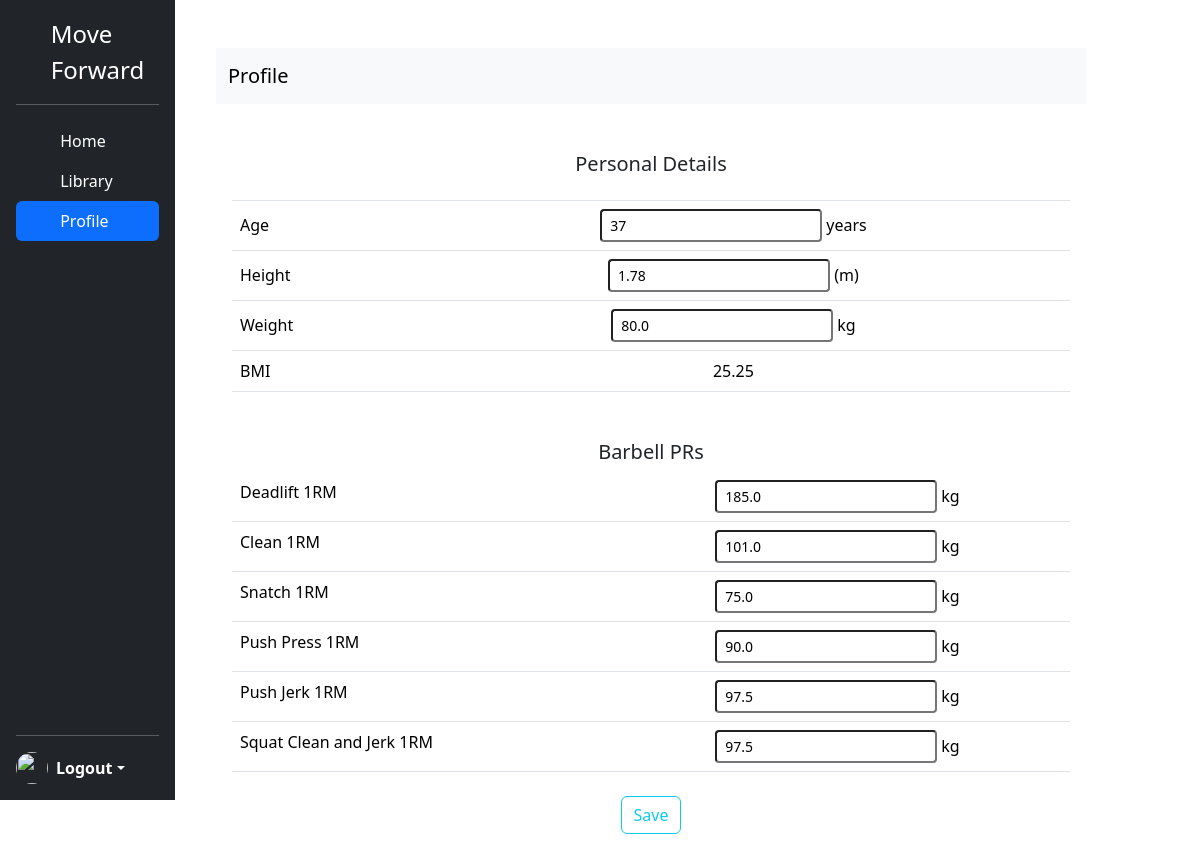
/profile (signed in), run on an earlier commit of the app's database.
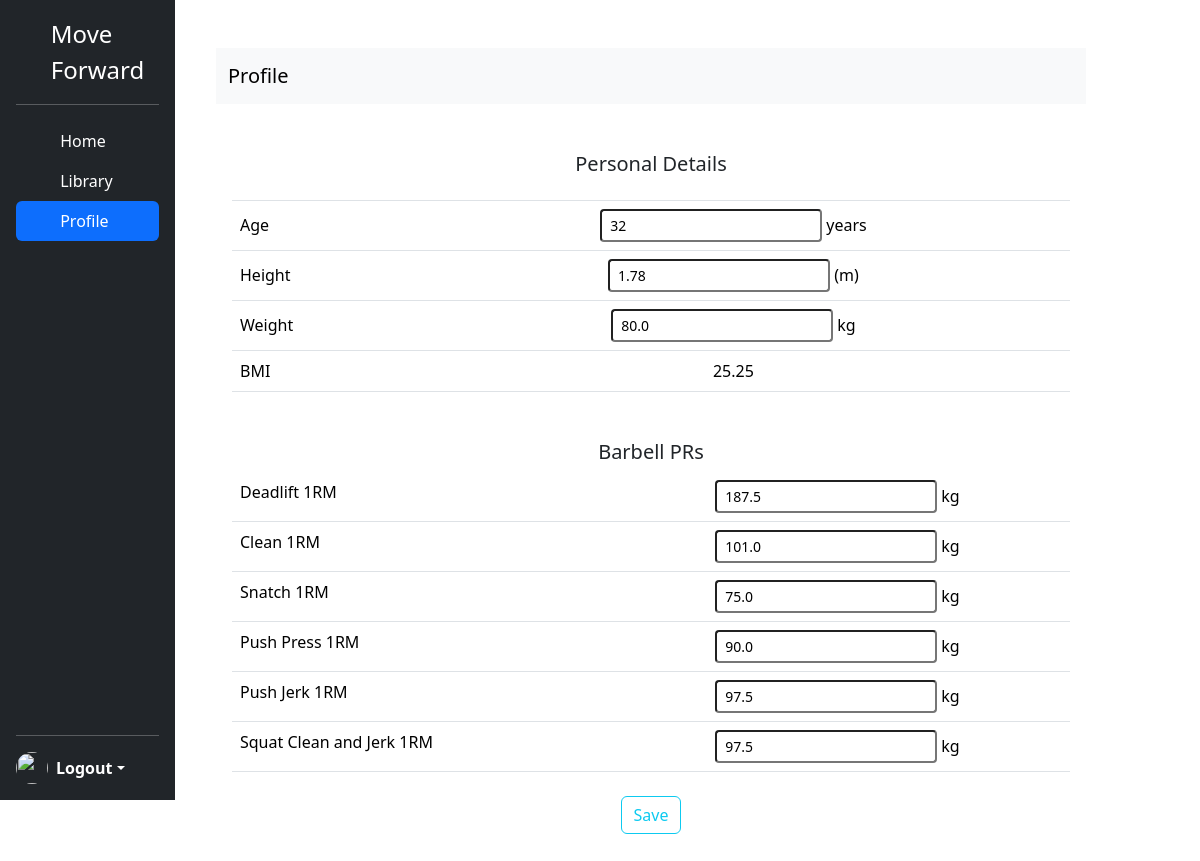
And on a later commit of the database.
### tables this page shows
CREATE TABLE users (id INTEGER PRIMARY KEY AUTOINCREMENT NOT NULL, username TEXT NOT NULL, hash TEXT NOT NULL, age INTEGER, height DOUBLE, weight DOUBLE);

CREATE TABLE barbel_movement(bb_movement_id INTEGER PRIMARY KEY AUTOINCREMENT, bb_movement_name TEXT, one_rep_max FLOAT, user_id INTEGER, FOREIGN KEY (user_id) REFERENCES users(id));

### app.py (the view, shortened to what this page needs)
@app.route("/profile", methods=["GET", "POST"])
@login_required
def barbells():
    user = session["user_id"]
    current_values = {
        "Deadlift 1RM": None,
        "Clean 1RM": None,
        "Snatch 1RM": None,
        "Push Press 1RM": None,
        "Push Jerk 1RM": None,
        "Squat Clean and Jerk 1RM": None,
    }
    current_age = None
    current_height = None
    current_weight = None
    try:
        con = sqlite3.connect('moveforward.db')
        cursor = con.cursor()
        cursor.execute(
                "UPDATE users SET age = 1, height = 1, weight = 1 WHERE id = ?",
                (user,)
            )
        con.commit()
        for movement_name in current_values.keys():
            cursor.execute(
                "SELECT one_rep_max FROM barbel_movement WHERE user_id = ? AND bb_movement_name = ?",
                (user, movement_name)
            )
            result = cursor.fetchone()
            current_values[movement_name] = result[0] if result else None
        cursor.execute(
            "SELECT age, height, weight FROM users WHERE id = ?",
            (user,)
        )
        user_data = cursor.fetchone()
        if user_data:
            current_age, current_height, current_weight = user_data
        bmi = float(current_weight) / (float(current_height) * float(current_height))
        bmi = str(round(bmi,2))
    except sqlite3.Error as error:
        print("Database error:", error)
        return f"Database Error: {error}"
    finally:
        if con:
            con.close()
    return render_template("profile.html", current_values=current_values, current_age=current_age, current_height=current_height, current_weight=current_weight, bmi=bmi)

### app.py (called while the page is built)
@app.after_request
def after_request(response):
    response.headers["Cache-Control"] = "no-cache, no-store, must-revalidate"
    response.headers["Expires"] = 0
    response.headers["Pragma"] = "no-cache"
    return response

### helpers.py (called while the page is built)
def login_required(f):
    @wraps(f)
    def decorated_function(*args, **kwargs):
        if session.get("user_id") is None:
            return redirect("/login")
        return f(*args, **kwargs)
    return decorated_function

### templates/profile.html (shortened to what this page needs)
{% extends "layout.html" %}
{% block navbar_class_profile %} active {% endblock%}
{% block main %}
<nav class="navbar navbar-expand-lg bg-body-tertiary">
    <div class="container-fluid">
      <a class="navbar-brand text-center">Profile</a>
      </div>
  </nav>
  <main class="col-md-12 ms-sm-auto col-lg-12 px-md-3">
    <div class="content">
      <form action="profile" method="POST">
      <table class="table">
        <tr>
          <thead><h5 class="mt-5">
            <th colspan="2" class="text-center"></th>
            <h5>Personal Details</h5>
          </thead>
        </tr>
        <tr>
          <td class="text-start align-middle">Age</td>
          <td><input class="form control form-control-sm" type="number" name="age" placeholder="Age" value="{{ current_age if current_age else '' }}"> years</td>
        </tr>
        <tr>
          <td class="text-start align-middle">Height</td>
          <td><input class="form control form-control-sm" type="number" step="0.01" name="height" placeholder="Height (m)" value="{{ current_height if current_height else '' }}"> (m)</td>
        </tr>
        <tr>
          <td class="text-start align-middle">Weight</td>
          <td><input class="form control form-control-sm" type="number" step="0.01" name="weight" placeholder="Weight (kg)" value="{{ current_weight if current_weight else '' }}"> kg</td>
        </tr>
        <tr>
          <td class="text-start align-middle">BMI</td>
          <td>{{bmi}}</td>
        </tr>
      </table>
    <table class="table">
      <tr>
        <thead> <h5 class="mt-5">Barbell PRs</h5></thead>
      </tr>
      <tr>
        <td class="text-start">Deadlift 1RM</td>
        <td><input class="form control form-control-sm" type="number" step="0.25" name="1rep_max_deadlift" value="{{ current_values['Deadlift 1RM'] if current_values['Deadlift 1RM'] else '' }}"> kg</td>
      </tr>
      <tr>
        <td class="text-start">Clean 1RM</td>
        <td><input class="form control form-control-sm" type="number" step="0.25" name="1rep_max_clean" value="{{ current_values['Clean 1RM'] if current_values['Clean 1RM'] else '' }}"> kg</td>
      </tr>
      <tr>
        <td class="text-start">Snatch 1RM</td>
        <td><input class="form control form-control-sm" type="number" step="0.25" name="1rep_max_snatch" value="{{ current_values['Snatch 1RM'] if current_values['Snatch 1RM'] else '' }}"> kg</td>
      </tr>
      <tr>
        <td class="text-start">Push Press 1RM</td>
        <td><input class="form control form-control-sm" type="number" step="0.25" name="1rep_max_pushpress" value="{{ current_values['Push Press 1RM'] if current_values['Push Press 1RM'] else '' }}"> kg</td>
      </tr>
      <tr>
        <td class="text-start">Push Jerk 1RM</td>
        <td><input class="form control form-control-sm" type="number" step="0.25" name="1rep_max_pushjerk" value="{{ current_values['Push Jerk 1RM'] if current_values['Push Jerk 1RM'] else '' }}"> kg</td>
      </tr>
      <tr>
        <td class="text-start">Squat Clean and Jerk 1RM</td>
        <td><input class="form control form-control-sm" type="number" step="0.25" name="1rep_max_squat_clean_and_jerk" value="{{ current_values['Squat Clean and Jerk 1RM'] if current_values['Squat Clean and Jerk 1RM'] else '' }}"> kg</td>
      </tr>
    </table>
    <button class="btn btn-outline-info mt-2" type="submit">Save</button>
    </form>
    </div>
  </main>
{% endblock %}

### templates/layout.html (shortened to what this page needs)
<!DOCTYPE html>
<html lang="en">
<head>
  <link href="https://cdn.jsdelivr.net/npm/bootstrap@5.3.2/dist/css/bootstrap.min.css" rel="stylesheet">
</head>
<body>
  <div class ="page-container">
    <div class="content-wrap">
      <div class="row">
              <div class="col-md-2">
                  <div class="d-flex flex-column flex-shrink-0 p-3 text-white bg-dark fixed-top" style="width: 175px; height: 100vh">
                    <a href="/calendar" class="d-flex align-items-center mb-3 mb-md-0 me-md-auto text-white text-decoration-none">
                      <svg class="bi me-2" width="40" height="32"><use xlink:href="#bootstrap"/></svg>
                      <span class="fs-4">Move Forward</span>
                    </a>
                    <hr>
                    <ul class="nav nav-pills flex-column mb-auto">
                      <li class="nav-item">
                        <a href="/calendar" class="nav-link text-white {% block navbar_class_calendar%}{% endblock %}" aria-current="page">
                          <svg class="bi me-2" width="16" height="16"><use xlink:href="/calendar"/></svg>
                          Home
                        </a>
                      </li>
                      <li>
                        <a href="/exercises" class="nav-link text-white {% block navbar_class_library %}{% endblock %}">
                          <svg class="bi me-2" width="16" height="16"><use xlink:href="/exercises"/></svg>
                          Library
                        </a>
                      </li>
                      <li>
                        <a href="/profile" class="nav-link text-white {% block navbar_class_profile %}{% endblock %}">
                          <svg class="bi me-2" width="16" height="16"><use xlink:href="/profile"/></svg>
                          Profile
                        </a>
                      </li>
                    </ul>
                    <hr>
                    <div class="dropdown">
                      <a href="#" class="d-flex align-items-center text-white text-decoration-none dropdown-toggle" id="dropdownUser1" data-bs-toggle="dropdown" aria-expanded="false">
                        <img src="" alt="" width="32" height="32" class="rounded-circle me-2">
                        <strong>Logout</strong>
                      </a>
                    </div>
                  </div>
              </div>
                  <div class="col-md-9">
                    <main class="container py-5 text-center">
                        {% block main %}{% endblock %}
                    </main>
                  </div>
          </div>
      </div>
  </div>
</body>
</html>

What changed in the data, as far as the page shows it:
changed barbel_movement (number 1 of 6 on the later page): one_rep_max "185.0" → "187.5"
Also different on the page:
form field age: "37" → "32"
